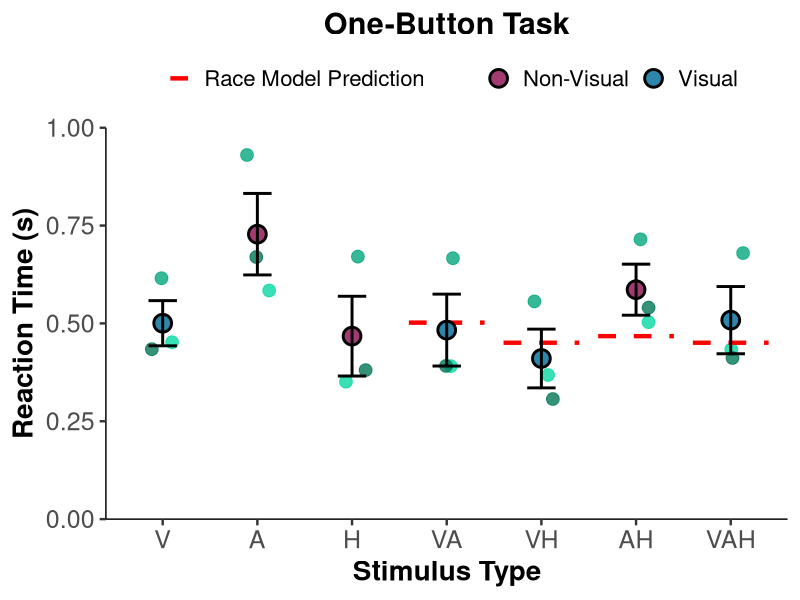
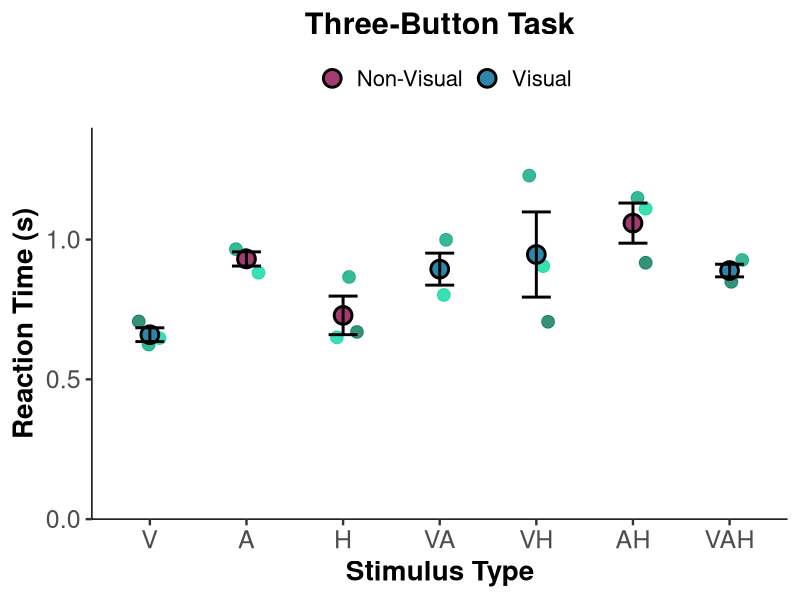
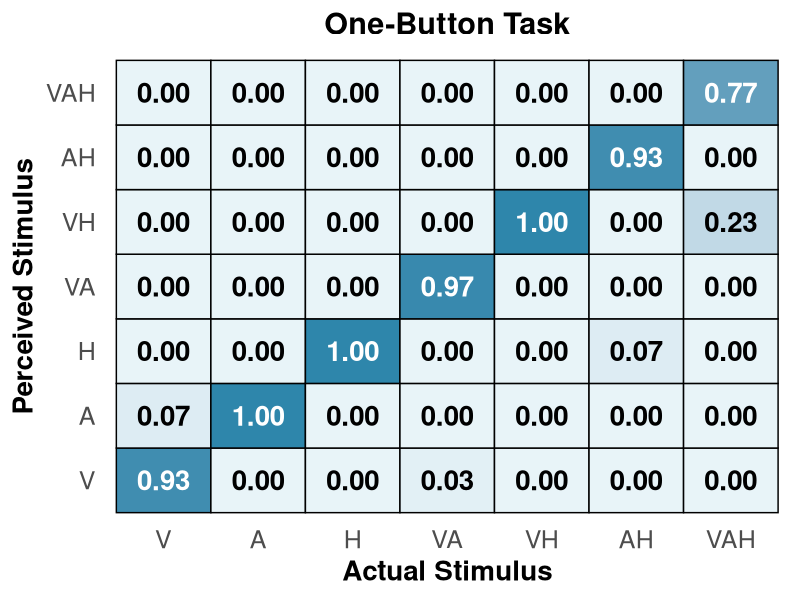
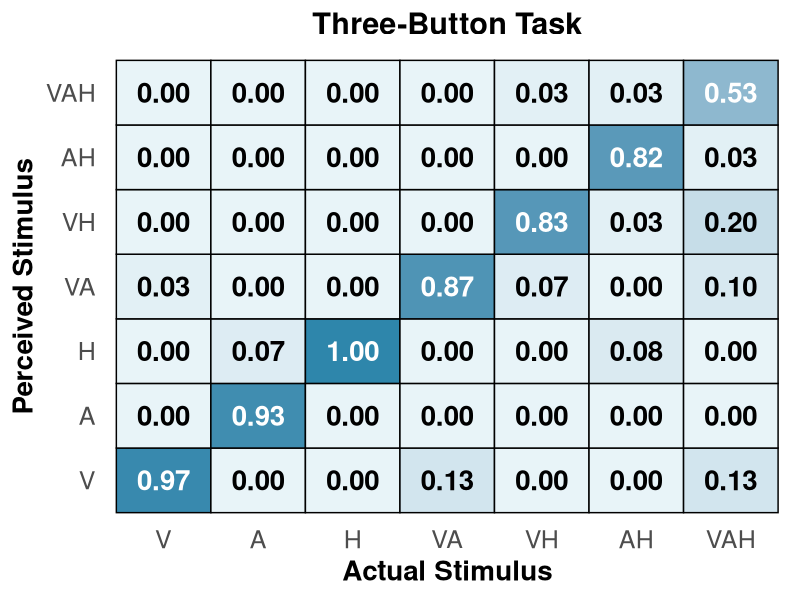

R code for these plots, in order:
# ============================================================================
# Create Figures with Statistical Tests - SUBJECT-LEVEL ANALYSIS
# Major Changes:
# - ALL means and SEMs calculated from SUBJECT-LEVEL averages (n=3)
# - ALL t-tests use subject-level data
# - Figures 1 & 2: Show individual subject dots with DIFFERENTIAL SHADING BY SUBJECT
# - Each subject has a distinct color for easy identification
# - ERROR BARS NOW MORE VISIBLE (width=0.4, linewidth=1)
# ============================================================================

# Load libraries
library(dplyr)
library(readr)
library(ggplot2)

# ============================================================================
# STEP 1: Load and Prepare Data
# ============================================================================

# Set your working directory
setwd("/Users/dylanpham/Documents/GitHub/Reaction-Time-App-Mohala-Lab-")

# Load one-button data
one_button_1 <- read_csv("one_button_reaction_data_1.csv") %>% mutate(Subject = "S1")
one_button_2 <- read_csv("one_button_reaction_data_2.csv") %>% mutate(Subject = "S2")
one_button_3 <- read_csv("one_button_reaction_data_3.csv") %>% mutate(Subject = "S3")

# Load three-button data
three_button_1 <- read_csv("three_button_reaction_data_1.csv") %>% mutate(Subject = "S1")
three_button_2 <- read_csv("three_button_reaction_data_2.csv") %>% mutate(Subject = "S2")
three_button_3 <- read_csv("three_button_reaction_data_3.csv") %>% mutate(Subject = "S3")

# Combine datasets
one_button <- bind_rows(one_button_1, one_button_2, one_button_3)
three_button <- bind_rows(three_button_1, three_button_2, three_button_3)

# Filter for correct responses only (for statistical tests)
one_correct <- one_button[one_button$FeltCorrectly == "YES", ]
three_correct <- three_button[three_button$FeltCorrectly == "YES", ]

cat("One-button total trials:", nrow(one_button), "\n")
cat("One-button correct trials:", nrow(one_correct), "\n")
cat("Three-button total trials:", nrow(three_button), "\n")
cat("Three-button correct trials:", nrow(three_correct), "\n")

# ============================================================================
# STEP 2: Calculate SUBJECT-LEVEL means (one value per subject per condition)
# ============================================================================

cat("\n", rep("=", 70), "\n", sep = "")
cat("CALCULATING SUBJECT-LEVEL MEANS\n")
cat(rep("=", 70), "\n\n", sep = "")

# ONE-BUTTON TASK: Subject-level means for ALL data
one_subject_means_all <- one_button %>%
  group_by(Subject, Stimulus) %>%
  summarise(
    mean_RT = mean(ReactionTime_seconds, na.rm = TRUE),
    .groups = 'drop'
  )

cat("ONE-BUTTON (ALL trials) - Subject-level means:\n")
print(one_subject_means_all)

# ONE-BUTTON TASK: Subject-level means for CORRECT data only
one_subject_means_correct <- one_correct %>%
  group_by(Subject, Stimulus) %>%
  summarise(
    mean_RT = mean(ReactionTime_seconds, na.rm = TRUE),
    .groups = 'drop'
  )

cat("\nONE-BUTTON (CORRECT only) - Subject-level means:\n")
print(one_subject_means_correct)

# THREE-BUTTON TASK: Subject-level means for ALL data
three_subject_means_all <- three_button %>%
  group_by(Subject, Stimulus) %>%
  summarise(
    mean_RT = mean(RT1_seconds, na.rm = TRUE),
    .groups = 'drop'
  )

cat("\nTHREE-BUTTON (ALL trials) - Subject-level means:\n")
print(three_subject_means_all)

# THREE-BUTTON TASK: Subject-level means for CORRECT data only
three_subject_means_correct <- three_correct %>%
  group_by(Subject, Stimulus) %>%
  summarise(
    mean_RT = mean(RT1_seconds, na.rm = TRUE),
    .groups = 'drop'
  )

cat("\nTHREE-BUTTON (CORRECT only) - Subject-level means:\n")
print(three_subject_means_correct)

# ============================================================================
# STEP 3: Calculate GRAND means and SEMs across subjects (n=3)
# ============================================================================

# Grand means for one-button (ALL data) - for figures
one_grand_summary_all <- one_subject_means_all %>%
  group_by(Stimulus) %>%
  summarise(
    n_subjects = n(),
    sd_RT = ifelse(n() >= 2, sd(mean_RT, na.rm = TRUE), 0),
    sem_RT = ifelse(n() >= 2, sd(mean_RT, na.rm = TRUE) / sqrt(n()), 0),
    mean_RT = mean(mean_RT, na.rm = TRUE),
    .groups = 'drop')

# Grand means for one-button (CORRECT data) - for statistics
one_grand_summary_correct <- one_subject_means_correct %>%
  group_by(Stimulus) %>%
  summarise(
    n_subjects = n(),
    mean_RT = mean(mean_RT, na.rm = TRUE),
    sd_RT = ifelse(n() >= 2, sd(mean_RT, na.rm = TRUE), 0),
    sem_RT = ifelse(n() >= 2, sd(mean_RT, na.rm = TRUE) / sqrt(n()), 0),
    .groups = 'drop'
  )

# Grand means for three-button (ALL data) - for figures
three_grand_summary_all <- three_subject_means_all %>%
  group_by(Stimulus) %>%
  summarise(
    n_subjects = n(),
    sd_RT = ifelse(n() >= 2, sd(mean_RT, na.rm = TRUE), 0),
    sem_RT = ifelse(n() >= 2, sd(mean_RT, na.rm = TRUE) / sqrt(n()), 0),
    mean_RT = mean(mean_RT, na.rm = TRUE),
    .groups = 'drop'
  )

# Grand means for three-button (CORRECT data) - for statistics
three_grand_summary_correct <- three_subject_means_correct %>%
  group_by(Stimulus) %>%
  summarise(
    n_subjects = n(),
    mean_RT = mean(mean_RT, na.rm = TRUE),
    sd_RT = ifelse(n() >= 2, sd(mean_RT, na.rm = TRUE), 0),
    sem_RT = ifelse(n() >= 2, sd(mean_RT, na.rm = TRUE) / sqrt(n()), 0),
    .groups = 'drop'
  )

cat("\n", rep("=", 70), "\n", sep = "")
cat("GRAND SUMMARY STATISTICS (calculated from subject means, n=3)\n")
cat(rep("=", 70), "\n\n", sep = "")

cat("ONE-BUTTON (ALL trials):\n")
print(one_grand_summary_all)

cat("\nONE-BUTTON (CORRECT only):\n")
print(one_grand_summary_correct)

cat("\nTHREE-BUTTON (ALL trials):\n")
print(three_grand_summary_all)

cat("\nTHREE-BUTTON (CORRECT only):\n")
print(three_grand_summary_correct)

# ============================================================================
# STEP 4: Calculate Race Model Predictions using SUBJECT-LEVEL means
# ============================================================================

cat("\n", rep("=", 70), "\n", sep = "")
cat("RACE MODEL ANALYSIS - ONE-BUTTON TASK (SUBJECT-LEVEL)\n")
cat(rep("=", 70), "\n\n", sep = "")

# Get unimodal subject-level means
V_subjects <- one_subject_means_correct %>% filter(Stimulus == "V") %>% pull(mean_RT)
A_subjects <- one_subject_means_correct %>% filter(Stimulus == "A") %>% pull(mean_RT)
H_subjects <- one_subject_means_correct %>% filter(Stimulus == "H") %>% pull(mean_RT)

# Calculate race model predictions for each subject
race_predictions_by_subject <- data.frame(
  Subject = c("S1", "S2", "S3"),
  V_mean = V_subjects,
  A_mean = A_subjects,
  H_mean = H_subjects,
  VA_race = pmin(V_subjects, A_subjects),
  VH_race = pmin(V_subjects, H_subjects),
  AH_race = pmin(A_subjects, H_subjects),
  VAH_race = pmin(V_subjects, A_subjects, H_subjects)
)

cat("Subject-level race model predictions:\n")
print(race_predictions_by_subject)

# Grand mean race predictions (average across subjects)
race_predictions <- data.frame(
  Stimulus = c("VA", "VH", "AH", "VAH"),
  RaceModel = c(
    mean(race_predictions_by_subject$VA_race),
    mean(race_predictions_by_subject$VH_race),
    mean(race_predictions_by_subject$AH_race),
    mean(race_predictions_by_subject$VAH_race)
  )
)

cat("\nGrand mean race model predictions:\n")
print(race_predictions)

# ============================================================================
# STEP 5: Statistical Tests using SUBJECT-LEVEL data (n=3)
# ============================================================================

cat("\n", rep("-", 70), "\n", sep = "")
cat("T-TESTS FOR RACE MODEL VIOLATIONS (One-Button Task, n=3 subjects)\n")
cat(rep("-", 70), "\n\n", sep = "")

# Function to perform t-test using subject-level data
test_race_model_subjects <- function(subject_means, stimulus_name, race_pred_vector) {
  # Get subject-level observed means for this condition
  obs_data <- subject_means %>% 
    filter(Stimulus == stimulus_name) %>% 
    pull(mean_RT)
  
  if (length(obs_data) < 2) {
    return(list(
      stimulus = stimulus_name,
      n = length(obs_data),
      observed_mean = mean(obs_data),
      race_pred = mean(race_pred_vector),
      violation = NA,
      t_stat = NA,
      df = NA,
      p_value = NA,
      cohens_d = NA
    ))
  }
  
  # Perform one-sample t-test against mean race prediction
  race_mean <- mean(race_pred_vector)
  test_result <- t.test(obs_data, mu = race_mean)
  
  # Calculate Cohen's d
  cohens_d <- (mean(obs_data) - race_mean) / sd(obs_data)
  
  # Calculate violation (positive = facilitation, negative = interference)
  violation <- race_mean - mean(obs_data)
  
  return(list(
    stimulus = stimulus_name,
    n = length(obs_data),
    observed_mean = mean(obs_data),
    race_pred = race_mean,
    violation = violation,
    t_stat = test_result$statistic,
    df = test_result$parameter,
    p_value = test_result$p.value,
    cohens_d = cohens_d
  ))
}

# Test each multimodal condition
results_one_button <- list()

results_one_button$VA <- test_race_model_subjects(
  one_subject_means_correct, "VA", race_predictions_by_subject$VA_race)
results_one_button$VH <- test_race_model_subjects(
  one_subject_means_correct, "VH", race_predictions_by_subject$VH_race)
results_one_button$AH <- test_race_model_subjects(
  one_subject_means_correct, "AH", race_predictions_by_subject$AH_race)
results_one_button$VAH <- test_race_model_subjects(
  one_subject_means_correct, "VAH", race_predictions_by_subject$VAH_race)

# Print results
for (result in results_one_button) {
  cat(sprintf("\n%s Condition:\n", result$stimulus))
  cat(sprintf("  Observed RT:     %.3f s (n=%d subjects)\n", result$observed_mean, result$n))
  cat(sprintf("  Race Prediction: %.3f s\n", result$race_pred))
  cat(sprintf("  Violation:       %+.0f ms ", result$violation * 1000))
  if (!is.na(result$violation)) {
    if (result$violation > 0) {
      cat("(FACILITATION)\n")
    } else {
      cat("(INTERFERENCE)\n")
    }
  } else {
    cat("\n")
  }
  
  if (!is.na(result$p_value)) {
    cat(sprintf("  t(%d) = %.2f, p = %.4f", result$df, result$t_stat, result$p_value))
    if (result$p_value < 0.001) {
      cat(" ***")
    } else if (result$p_value < 0.01) {
      cat(" **")
    } else if (result$p_value < 0.05) {
      cat(" *")
    }
    cat("\n")
    cat(sprintf("  Cohen's d = %.2f\n", result$cohens_d))
  }
}

# ============================================================================
# COLAVITA EFFECT ANALYSIS - ONE-BUTTON TASK (SUBJECT-LEVEL)
# ============================================================================

cat("\n", rep("-", 70), "\n", sep = "")
cat("COLAVITA VISUAL DOMINANCE EFFECT (One-Button Task, n=3 subjects)\n")
cat(rep("-", 70), "\n\n", sep = "")

# Calculate subject-level means for visual multimodal (VA, VH, VAH)
vis_multi_subject <- one_subject_means_correct %>%
  filter(Stimulus %in% c("VA", "VH", "VAH")) %>%
  group_by(Subject) %>%
  summarise(mean_RT = mean(mean_RT), .groups = 'drop') %>%
  pull(mean_RT)

# Calculate subject-level means for non-visual multimodal (AH)
nonvis_multi_subject <- one_subject_means_correct %>%
  filter(Stimulus == "AH") %>%
  pull(mean_RT)

cat(sprintf("Visual Multimodal (VA, VH, VAH):\n"))
cat(sprintf("  Mean RT: %.3f s (n=%d subjects)\n", mean(vis_multi_subject), length(vis_multi_subject)))
cat(sprintf("  SD:      %.3f s\n", sd(vis_multi_subject)))

cat(sprintf("\nNon-Visual Multimodal (AH):\n"))
cat(sprintf("  Mean RT: %.3f s (n=%d subjects)\n", mean(nonvis_multi_subject), length(nonvis_multi_subject)))
cat(sprintf("  SD:      %.3f s\n", sd(nonvis_multi_subject)))

# Independent samples t-test
colavita_test <- t.test(vis_multi_subject, nonvis_multi_subject)

# Cohen's d for independent samples
pooled_sd <- sqrt(((length(vis_multi_subject)-1)*var(vis_multi_subject) + 
                     (length(nonvis_multi_subject)-1)*var(nonvis_multi_subject)) / 
                    (length(vis_multi_subject)+length(nonvis_multi_subject)-2))
colavita_d <- (mean(vis_multi_subject) - mean(nonvis_multi_subject)) / pooled_sd

difference_ms <- (mean(nonvis_multi_subject) - mean(vis_multi_subject)) * 1000
percent_diff <- ((mean(nonvis_multi_subject) - mean(vis_multi_subject)) / mean(vis_multi_subject)) * 100

cat(sprintf("\nColavita Effect:\n"))
cat(sprintf("  Difference:  %.0f ms (%.1f%% faster)\n", difference_ms, percent_diff))
cat(sprintf("  t(%.1f) = %.2f, p = %.4f", colavita_test$parameter, 
            colavita_test$statistic, colavita_test$p.value))
if (colavita_test$p.value < 0.001) {
  cat(" ***")
} else if (colavita_test$p.value < 0.01) {
  cat(" **")
} else if (colavita_test$p.value < 0.05) {
  cat(" *")
}
cat("\n")
cat(sprintf("  Cohen's d = %.2f\n", colavita_d))

# ============================================================================
# THREE-BUTTON TASK STATISTICS (SUBJECT-LEVEL)
# ============================================================================

cat("\n", rep("=", 70), "\n", sep = "")
cat("RACE MODEL ANALYSIS - THREE-BUTTON TASK (SUBJECT-LEVEL)\n")
cat(rep("=", 70), "\n\n", sep = "")

# Get unimodal subject-level means
V_subjects_3 <- three_subject_means_correct %>% filter(Stimulus == "V") %>% pull(mean_RT)
A_subjects_3 <- three_subject_means_correct %>% filter(Stimulus == "A") %>% pull(mean_RT)
H_subjects_3 <- three_subject_means_correct %>% filter(Stimulus == "H") %>% pull(mean_RT)

# Calculate race model predictions for each subject
race_predictions_by_subject_3 <- data.frame(
  Subject = c("S1", "S2", "S3"),
  V_mean = V_subjects_3,
  A_mean = A_subjects_3,
  H_mean = H_subjects_3,
  VA_race = pmin(V_subjects_3, A_subjects_3),
  VH_race = pmin(V_subjects_3, H_subjects_3),
  AH_race = pmin(A_subjects_3, H_subjects_3),
  VAH_race = pmin(V_subjects_3, A_subjects_3, H_subjects_3)
)

cat("Subject-level race model predictions:\n")
print(race_predictions_by_subject_3)

# Grand mean race predictions
race_predictions_3 <- data.frame(
  Stimulus = c("VA", "VH", "AH", "VAH"),
  RaceModel = c(
    mean(race_predictions_by_subject_3$VA_race),
    mean(race_predictions_by_subject_3$VH_race),
    mean(race_predictions_by_subject_3$AH_race),
    mean(race_predictions_by_subject_3$VAH_race)
  )
)

cat("\nGrand mean race model predictions:\n")
print(race_predictions_3)

cat("\n", rep("-", 70), "\n", sep = "")
cat("T-TESTS FOR RACE MODEL VIOLATIONS (Three-Button Task, n=3 subjects)\n")
cat(rep("-", 70), "\n\n", sep = "")

# Test three-button task
results_three_button <- list()

results_three_button$VA <- test_race_model_subjects(
  three_subject_means_correct, "VA", race_predictions_by_subject_3$VA_race)
results_three_button$VH <- test_race_model_subjects(
  three_subject_means_correct, "VH", race_predictions_by_subject_3$VH_race)
results_three_button$AH <- test_race_model_subjects(
  three_subject_means_correct, "AH", race_predictions_by_subject_3$AH_race)
results_three_button$VAH <- test_race_model_subjects(
  three_subject_means_correct, "VAH", race_predictions_by_subject_3$VAH_race)

for (result in results_three_button) {
  cat(sprintf("\n%s Condition:\n", result$stimulus))
  cat(sprintf("  Observed RT:     %.3f s (n=%d subjects)\n", result$observed_mean, result$n))
  cat(sprintf("  Race Prediction: %.3f s\n", result$race_pred))
  cat(sprintf("  Violation:       %+.0f ms ", result$violation * 1000))
  if (!is.na(result$violation)) {
    if (result$violation > 0) {
      cat("(FACILITATION)\n")
    } else {
      cat("(INTERFERENCE)\n")
    }
  } else {
    cat("\n")
  }
  
  if (!is.na(result$p_value)) {
    cat(sprintf("  t(%d) = %.2f, p = %.4f", result$df, result$t_stat, result$p_value))
    if (result$p_value < 0.001) {
      cat(" ***")
    } else if (result$p_value < 0.01) {
      cat(" **")
    } else if (result$p_value < 0.05) {
      cat(" *")
    }
    cat("\n")
    cat(sprintf("  Cohen's d = %.2f\n", result$cohens_d))
  }
}

# Colavita effect - three-button (SUBJECT-LEVEL)
cat("\n", rep("-", 70), "\n", sep = "")
cat("COLAVITA VISUAL DOMINANCE EFFECT (Three-Button Task, n=3 subjects)\n")
cat(rep("-", 70), "\n\n", sep = "")

# Calculate subject-level means for visual multimodal
vis_multi_subject_3 <- three_subject_means_correct %>%
  filter(Stimulus %in% c("VA", "VH", "VAH")) %>%
  group_by(Subject) %>%
  summarise(mean_RT = mean(mean_RT), .groups = 'drop') %>%
  pull(mean_RT)

# Calculate subject-level means for non-visual multimodal
nonvis_multi_subject_3 <- three_subject_means_correct %>%
  filter(Stimulus == "AH") %>%
  pull(mean_RT)

cat(sprintf("Visual Multimodal (VA, VH, VAH):\n"))
cat(sprintf("  Mean RT: %.3f s (n=%d subjects)\n", mean(vis_multi_subject_3), length(vis_multi_subject_3)))
cat(sprintf("  SD:      %.3f s\n", sd(vis_multi_subject_3)))

cat(sprintf("\nNon-Visual Multimodal (AH):\n"))
cat(sprintf("  Mean RT: %.3f s (n=%d subjects)\n", mean(nonvis_multi_subject_3), length(nonvis_multi_subject_3)))
cat(sprintf("  SD:      %.3f s\n", sd(nonvis_multi_subject_3)))

colavita_test_3 <- t.test(vis_multi_subject_3, nonvis_multi_subject_3)

pooled_sd_3 <- sqrt(((length(vis_multi_subject_3)-1)*var(vis_multi_subject_3) + 
                       (length(nonvis_multi_subject_3)-1)*var(nonvis_multi_subject_3)) / 
                      (length(vis_multi_subject_3)+length(nonvis_multi_subject_3)-2))
colavita_d_3 <- (mean(vis_multi_subject_3) - mean(nonvis_multi_subject_3)) / pooled_sd_3

difference_ms_3 <- (mean(nonvis_multi_subject_3) - mean(vis_multi_subject_3)) * 1000
percent_diff_3 <- ((mean(nonvis_multi_subject_3) - mean(vis_multi_subject_3)) / mean(vis_multi_subject_3)) * 100

cat(sprintf("\nColavita Effect:\n"))
cat(sprintf("  Difference:  %.0f ms (%.1f%% faster)\n", difference_ms_3, percent_diff_3))
cat(sprintf("  t(%.1f) = %.2f, p = %.4f", colavita_test_3$parameter, 
            colavita_test_3$statistic, colavita_test_3$p.value))
if (colavita_test_3$p.value < 0.001) {
  cat(" ***")
} else if (colavita_test_3$p.value < 0.01) {
  cat(" **")
} else if (colavita_test_3$p.value < 0.05) {
  cat(" *")
}
cat("\n")
cat(sprintf("  Cohen's d = %.2f\n", colavita_d_3))

# ============================================================================
# FIGURE 1: ONE-BUTTON TASK with SUBJECT-SPECIFIC COLORS
# ============================================================================

cat("\n", rep("=", 70), "\n", sep = "")
cat("CREATING FIGURES WITH SUBJECT-SPECIFIC COLORS\n")
cat(rep("=", 70), "\n\n", sep = "")

# Define subject colors - distinct and visually appealing
subject_colors <- c("S1" = "#08d8a2",   
                    "S2" = "#06a77d",   
                    "S3" = "#047658")   

# Prepare data for plotting
one_grand_summary_all$visual_containing <- ifelse(grepl("V", one_grand_summary_all$Stimulus), 
                                                  "Visual", "Non-Visual")
one_grand_summary_all$Stimulus <- factor(one_grand_summary_all$Stimulus, 
                                         levels = c("V", "A", "H", "VA", "VH", "AH", "VAH"))
one_grand_summary_all <- merge(one_grand_summary_all, race_predictions, by = "Stimulus", all.x = TRUE)

# Prepare individual subject data
one_subject_means_all$Stimulus <- factor(one_subject_means_all$Stimulus, 
                                         levels = c("V", "A", "H", "VA", "VH", "AH", "VAH"))

# Prepare race model data
race_model_data_1 <- one_grand_summary_all[!is.na(one_grand_summary_all$RaceModel), ]
race_model_data_1$x_start <- as.numeric(race_model_data_1$Stimulus) - 0.4
race_model_data_1$x_end <- as.numeric(race_model_data_1$Stimulus) + 0.4

# Create Figure 1 with SUBJECT-SPECIFIC COLORS
fig1 <- ggplot(one_grand_summary_all, aes(x = Stimulus, y = mean_RT)) +
  # Individual subject points with DISTINCT COLORS
  geom_point(data = one_subject_means_all, 
             aes(x = Stimulus, y = mean_RT, color = Subject),
             size = 4, alpha = 0.8, show.legend = FALSE,
             position = position_jitter(width = 0.15, height = 0, seed = 42)) +
  # Race model predictions
  geom_segment(data = race_model_data_1,
               aes(x = x_start, xend = x_end, y = RaceModel, yend = RaceModel, 
                   linetype = "Race Model"),
               color = "red", linewidth = 1.5,
               inherit.aes = FALSE) +
  # Mean points (filled) - PLOTTED AFTER INDIVIDUAL POINTS
  geom_point(aes(fill = visual_containing), 
             size = 5, shape = 21, color = "black", stroke = 1.5) +
  # ERROR BARS - PLOTTED LAST SO THEY APPEAR ON TOP
  geom_errorbar(aes(ymin = mean_RT - sem_RT, ymax = mean_RT + sem_RT),
                width = 0.3, linewidth = 1, color = "black") +
  scale_color_manual(values = subject_colors,
                     name = "Subject",
                     labels = c("S1" = "S1", "S2" = "S2", "S3" = "S3")) +
  scale_fill_manual(values = c("Visual" = "#2E86AB", "Non-Visual" = "#A23B72"),
                    name = "",
                    labels = c("Non-Visual" = "Non-Visual", "Visual" = "Visual")) +
  scale_linetype_manual(values = c("Race Model" = "dashed"),
                        name = "",
                        labels = c("Race Model Prediction")) +
  scale_y_continuous(expand = c(0, 0), limits = c(0, 1.0)) +
  labs(
    title = "One-Button Task",
    x = "Stimulus Type",
    y = "Reaction Time (s)"
  ) +
  theme_classic(base_size = 18) +
  theme(
    plot.title = element_text(face = "bold", size = 22, hjust = 0.5),
    axis.title = element_text(face = "bold", size = 20),
    axis.text = element_text(size = 18),
    axis.text.x = element_text(size = 18),
    axis.text.y = element_text(size = 18),
    legend.position = "top",
    legend.text = element_text(size = 16),
    legend.title = element_text(size = 16, face = "bold"),
    axis.line = element_line(color = "black", linewidth = 0.5, linetype = 1))

ggsave("Figure1_OneButton_MeanRT_SubjectColors.png", fig1, width = 10, height = 6, dpi = 300)
cat("✓ Figure 1 saved: Figure1_OneButton_MeanRT_SubjectColors.png\n")

# ============================================================================
# FIGURE 2: THREE-BUTTON TASK with SUBJECT-SPECIFIC COLORS
# ============================================================================

# Prepare data for plotting
three_grand_summary_all$visual_containing <- ifelse(grepl("V", three_grand_summary_all$Stimulus), 
                                                    "Visual", "Non-Visual")
three_grand_summary_all$Stimulus <- factor(three_grand_summary_all$Stimulus, 
                                           levels = c("V", "A", "H", "VA", "VH", "AH", "VAH"))
three_grand_summary_all <- merge(three_grand_summary_all, race_predictions_3, by = "Stimulus", all.x = TRUE)

# Prepare individual subject data
three_subject_means_all$Stimulus <- factor(three_subject_means_all$Stimulus, 
                                           levels = c("V", "A", "H", "VA", "VH", "AH", "VAH"))

# Prepare race model data
race_model_data_3 <- three_grand_summary_all[!is.na(three_grand_summary_all$RaceModel), ]
race_model_data_3$x_start <- as.numeric(race_model_data_3$Stimulus) - 0.4
race_model_data_3$x_end <- as.numeric(race_model_data_3$Stimulus) + 0.4

# Create Figure 2 with SUBJECT-SPECIFIC COLORS
fig2 <- ggplot(three_grand_summary_all, aes(x = Stimulus, y = mean_RT)) +
  # Individual subject points with DISTINCT COLORS
  geom_point(data = three_subject_means_all, 
             aes(x = Stimulus, y = mean_RT, color = Subject),
             size = 4, alpha = 0.8, show.legend = FALSE,
             position = position_jitter(width = 0.15, height = 0, seed = 42)) +
  # Mean points (filled) - PLOTTED AFTER INDIVIDUAL POINTS
  geom_point(aes(fill = visual_containing), 
             size = 5, shape = 21, color = "black", stroke = 1.5) +
  # ERROR BARS - PLOTTED LAST SO THEY APPEAR ON TOP
  geom_errorbar(aes(ymin = mean_RT - sem_RT, ymax = mean_RT + sem_RT),
                width = 0.3, linewidth = 1, color = "black") +
  scale_color_manual(values = subject_colors,
                     name = "Subject",
                     labels = c("S1" = "S1", "S2" = "S2", "S3" = "S3")) +
  scale_fill_manual(values = c("Visual" = "#2E86AB", "Non-Visual" = "#A23B72"),
                    name = "",
                    labels = c("Non-Visual" = "Non-Visual", "Visual" = "Visual")) +
  scale_y_continuous(expand = c(0, 0), limits = c(0, 1.4)) +
  labs(
    title = "Three-Button Task",
    x = "Stimulus Type",
    y = "Reaction Time (s)"
  ) +
  theme_classic(base_size = 18) +
  theme(
    plot.title = element_text(face = "bold", size = 22, hjust = 0.5),
    axis.title = element_text(face = "bold", size = 20),
    axis.text = element_text(size = 18),
    axis.text.x = element_text(size = 18),
    axis.text.y = element_text(size = 18),
    legend.position = "top",
    legend.text = element_text(size = 16),
    legend.title = element_text(size = 16, face = "bold"),
    axis.line = element_line(color = "black", linewidth = 0.5, linetype = 1))

ggsave("Figure2_ThreeButton_MeanRT_SubjectColors.png", fig2, width = 10, height = 6, dpi = 300)
cat("✓ Figure 2 saved: Figure2_ThreeButton_MeanRT_SubjectColors.png\n")

# ============================================================================
# FIGURE 3 & 4: CONFUSION MATRICES (unchanged from original)
# ============================================================================

# Function to normalize stimulus order
normalize_stimulus <- function(stim) {
  if(is.null(stim) || length(stim) == 0) return(NA_character_)
  if(is.na(stim)) return(NA_character_)
  stim <- as.character(stim)
  if(stim == "" || nchar(stim) == 0) return(NA_character_)
  letters <- strsplit(stim, "")[[1]]
  order_map <- c("V" = 1, "A" = 2, "H" = 3)
  sorted_letters <- letters[order(sapply(letters, function(x) order_map[x]))]
  return(paste(sorted_letters, collapse = ""))
}

# FIGURE 3: One-button confusion matrix (SUBJECT-LEVEL)
cat("\n", rep("=", 70), "\n", sep = "")
cat("CREATING CONFUSION MATRIX FOR ONE-BUTTON TASK (SUBJECT-LEVEL)\n")
cat(rep("=", 70), "\n\n", sep = "")

felt_col <- "SelectedCues"
one_button_norm <- one_button %>%
  mutate(NormalizedResponse = sapply(!!sym(felt_col), normalize_stimulus))

# Calculate confusion matrix for EACH SUBJECT
confusion_one_by_subject <- one_button_norm %>%
  group_by(Subject, Stimulus, NormalizedResponse) %>%
  summarise(count = n(), .groups = 'drop') %>%
  rename(FeltStimulus = NormalizedResponse)

# Get totals for each subject and stimulus
totals_one_by_subject <- one_button_norm %>%
  group_by(Subject, Stimulus) %>%
  summarise(total = n(), .groups = 'drop')

# Calculate proportions for each subject
confusion_one_by_subject <- merge(confusion_one_by_subject, totals_one_by_subject, 
                                  by = c("Subject", "Stimulus"))
confusion_one_by_subject$proportion <- confusion_one_by_subject$count / confusion_one_by_subject$total

all_levels <- c("V", "A", "H", "VA", "VH", "AH", "VAH")
confusion_one_by_subject$Stimulus <- factor(confusion_one_by_subject$Stimulus, levels = all_levels)
confusion_one_by_subject$FeltStimulus <- factor(confusion_one_by_subject$FeltStimulus, levels = all_levels)

# Create complete grid for each subject
complete_grid_subjects <- expand.grid(
  Subject = unique(one_button$Subject),
  Stimulus = factor(all_levels, levels = all_levels),
  FeltStimulus = factor(all_levels, levels = all_levels)
)

# Merge with actual data, filling missing combinations with 0
confusion_one_complete_subjects <- merge(complete_grid_subjects, confusion_one_by_subject, 
                                         by = c("Subject", "Stimulus", "FeltStimulus"), all.x = TRUE)
confusion_one_complete_subjects$proportion[is.na(confusion_one_complete_subjects$proportion)] <- 0

cat("Subject-level confusion matrices (sample):\n")
print(head(confusion_one_complete_subjects, 20))

# Calculate GRAND MEAN proportions across subjects
confusion_one_grand <- confusion_one_complete_subjects %>%
  group_by(Stimulus, FeltStimulus) %>%
  summarise(
    mean_proportion = mean(proportion),
    sd_proportion = sd(proportion),
    sem_proportion = sd(proportion) / sqrt(n()),
    n_subjects = n(),
    .groups = 'drop'
  )

cat("\nGrand mean confusion matrix:\n")
print(confusion_one_grand)

fig3 <- ggplot(confusion_one_grand, aes(x = Stimulus, y = FeltStimulus, fill = mean_proportion)) +
  geom_tile(color = "black", linewidth = 0.5) +
  geom_text(aes(label = sprintf("%.2f", mean_proportion)), 
            color = ifelse(confusion_one_grand$mean_proportion > 0.5, "white", "black"), 
            size = 7, fontface = "bold") +
  scale_fill_gradient(low = "#E8F4F8", high = "#2E86AB", limits = c(0, 1),
                      name = "Proportion") +
  scale_x_discrete(drop = FALSE) +
  scale_y_discrete(drop = FALSE) +
  labs(
    title = "One-Button Task",
    x = "Actual Stimulus",
    y = "Perceived Stimulus"
  ) +
  theme_minimal(base_size = 18) +
  theme(
    plot.title = element_text(face = "bold", size = 22, hjust = 0.5),
    axis.title = element_text(face = "bold", size = 20),
    axis.text = element_text(size = 18),
    panel.grid = element_blank(),
    panel.background = element_rect(fill = "white", color = NA),
    plot.background = element_rect(fill = "white", color = NA),
    legend.position = "none"
  )

ggsave("Figure3_OneButton_ConfusionMatrix_SubjectLevel.png", fig3, width = 10, height = 8, dpi = 300)
cat("✓ Figure 3 saved: Figure3_OneButton_ConfusionMatrix_SubjectLevel.png\n")

# FIGURE 4: Three-button confusion matrix (SUBJECT-LEVEL)
cat("\n", rep("=", 70), "\n", sep = "")
cat("CREATING CONFUSION MATRIX FOR THREE-BUTTON TASK (SUBJECT-LEVEL)\n")
cat(rep("=", 70), "\n\n", sep = "")

felt_col_3 <- "KeysPressed"

map_keys_to_stimulus <- function(key_num) {
  if(is.na(key_num)) return(NA_character_)
  key_str <- as.character(key_num)
  key_str <- gsub("1", "V", key_str)
  key_str <- gsub("2", "A", key_str)
  key_str <- gsub("3", "H", key_str)
  return(key_str)
}

three_button_norm <- three_button %>%
  filter(!is.na(!!sym(felt_col_3))) %>%
  mutate(
    KeysPressed_mapped = sapply(!!sym(felt_col_3), map_keys_to_stimulus),
    NormalizedResponse = sapply(KeysPressed_mapped, normalize_stimulus)
  )

# Calculate confusion matrix for EACH SUBJECT
confusion_three_by_subject <- three_button_norm %>%
  group_by(Subject, Stimulus, NormalizedResponse) %>%
  summarise(count = n(), .groups = 'drop') %>%
  rename(FeltStimulus = NormalizedResponse)

# Get totals for each subject and stimulus
totals_three_by_subject <- three_button_norm %>%
  group_by(Subject, Stimulus) %>%
  summarise(total = n(), .groups = 'drop')

# Calculate proportions for each subject
confusion_three_by_subject <- merge(confusion_three_by_subject, totals_three_by_subject, 
                                    by = c("Subject", "Stimulus"))
confusion_three_by_subject$proportion <- confusion_three_by_subject$count / confusion_three_by_subject$total

confusion_three_by_subject$Stimulus <- factor(confusion_three_by_subject$Stimulus, levels = all_levels)
confusion_three_by_subject$FeltStimulus <- factor(confusion_three_by_subject$FeltStimulus, levels = all_levels)

# Create complete grid for each subject
complete_grid_subjects_3 <- expand.grid(
  Subject = unique(three_button$Subject),
  Stimulus = factor(all_levels, levels = all_levels),
  FeltStimulus = factor(all_levels, levels = all_levels)
)

# Merge with actual data, filling missing combinations with 0
confusion_three_complete_subjects <- merge(complete_grid_subjects_3, confusion_three_by_subject, 
                                           by = c("Subject", "Stimulus", "FeltStimulus"), all.x = TRUE)
confusion_three_complete_subjects$proportion[is.na(confusion_three_complete_subjects$proportion)] <- 0

cat("Subject-level confusion matrices (sample):\n")
print(head(confusion_three_complete_subjects, 20))

# Calculate GRAND MEAN proportions across subjects
confusion_three_grand <- confusion_three_complete_subjects %>%
  group_by(Stimulus, FeltStimulus) %>%
  summarise(
    mean_proportion = mean(proportion),
    sd_proportion = sd(proportion),
    sem_proportion = sd(proportion) / sqrt(n()),
    n_subjects = n(),
    .groups = 'drop'
  )

cat("\nGrand mean confusion matrix:\n")
print(confusion_three_grand)

fig4 <- ggplot(confusion_three_grand, aes(x = Stimulus, y = FeltStimulus, fill = mean_proportion)) +
  geom_tile(color = "black", linewidth = 0.5) +
  geom_text(aes(label = sprintf("%.2f", mean_proportion)), 
            color = ifelse(confusion_three_grand$mean_proportion > 0.5, "white", "black"), 
            size = 7, fontface = "bold") +
  scale_fill_gradient(low = "#E8F4F8", high = "#2E86AB", limits = c(0, 1),
                      name = "Proportion") +
  scale_x_discrete(drop = FALSE) +
  scale_y_discrete(drop = FALSE) +
  labs(
    title = "Three-Button Task",
    x = "Actual Stimulus",
    y = "Perceived Stimulus"
  ) +
  theme_minimal(base_size = 18) +
  theme(
    plot.title = element_text(face = "bold", size = 22, hjust = 0.5),
    axis.title = element_text(face = "bold", size = 20),
    axis.text = element_text(size = 18),
    panel.grid = element_blank(),
    panel.background = element_rect(fill = "white", color = NA),
    plot.background = element_rect(fill = "white", color = NA),
    legend.position = "none"
  )

ggsave("Figure4_ThreeButton_ConfusionMatrix_SubjectLevel.png", fig4, width = 10, height = 8, dpi = 300)
cat("✓ Figure 4 saved: Figure4_ThreeButton_ConfusionMatrix_SubjectLevel.png\n")

# ============================================================================
# ACCURACY STATISTICS (SUBJECT-LEVEL)
# ============================================================================

cat("\n", rep("=", 70), "\n", sep = "")
cat("ACCURACY STATISTICS (SUBJECT-LEVEL, n=3)\n")
cat(rep("=", 70), "\n\n", sep = "")

# Calculate subject-level accuracy for one-button task
one_accuracy_subjects <- one_button %>%
  group_by(Subject, Stimulus) %>%
  summarise(
    total_trials = n(),
    correct_trials = sum(FeltCorrectly == "YES"),
    accuracy_pct = (correct_trials / total_trials) * 100,
    .groups = 'drop'
  )

cat("ONE-BUTTON TASK - Subject-level accuracy:\n")
print(one_accuracy_subjects)

# Calculate grand mean accuracy across subjects
one_accuracy_grand <- one_accuracy_subjects %>%
  group_by(Stimulus) %>%
  summarise(
    n_subjects = n(),
    mean_accuracy = mean(accuracy_pct),
    sd_accuracy = sd(accuracy_pct),
    sem_accuracy = sd(accuracy_pct) / sqrt(n()),
    .groups = 'drop'
  )

cat("\nONE-BUTTON TASK - Grand mean accuracy (across subjects):\n")
print(one_accuracy_grand)

# Calculate subject-level accuracy for three-button task
three_accuracy_subjects <- three_button %>%
  group_by(Subject, Stimulus) %>%
  summarise(
    total_trials = n(),
    correct_trials = sum(FeltCorrectly == "YES"),
    accuracy_pct = (correct_trials / total_trials) * 100,
    .groups = 'drop'
  )

cat("\nTHREE-BUTTON TASK - Subject-level accuracy:\n")
print(three_accuracy_subjects)

# Calculate grand mean accuracy across subjects
three_accuracy_grand <- three_accuracy_subjects %>%
  group_by(Stimulus) %>%
  summarise(
    n_subjects = n(),
    mean_accuracy = mean(accuracy_pct),
    sd_accuracy = sd(accuracy_pct),
    sem_accuracy = sd(accuracy_pct) / sqrt(n()),
    .groups = 'drop'
  )

cat("\nTHREE-BUTTON TASK - Grand mean accuracy (across subjects):\n")
print(three_accuracy_grand)

# ============================================================================
# FINAL SUMMARY
# ============================================================================

cat("\n", rep("=", 70), "\n", sep = "")
cat("FINAL SUMMARY (SUBJECT-LEVEL ANALYSIS, n=3)\n")
cat(rep("=", 70), "\n\n", sep = "")

cat("ONE-BUTTON TASK (Detection):\n")
cat(sprintf("  Visual Multimodal:     %.3f ± %.3f s\n", 
            mean(vis_multi_subject), sd(vis_multi_subject)/sqrt(length(vis_multi_subject))))
cat(sprintf("  Non-Visual Multimodal: %.3f ± %.3f s\n", 
            mean(nonvis_multi_subject), sd(nonvis_multi_subject)/sqrt(length(nonvis_multi_subject))))
cat(sprintf("  Colavita Effect:       %.0f ms (%.1f%% faster), p = %.4f\n\n", 
            difference_ms, percent_diff, colavita_test$p.value))

cat("THREE-BUTTON TASK (Identification):\n")
cat(sprintf("  Visual Multimodal:     %.3f ± %.3f s\n", 
            mean(vis_multi_subject_3), sd(vis_multi_subject_3)/sqrt(length(vis_multi_subject_3))))
cat(sprintf("  Non-Visual Multimodal: %.3f ± %.3f s\n", 
            mean(nonvis_multi_subject_3), sd(nonvis_multi_subject_3)/sqrt(length(nonvis_multi_subject_3))))
cat(sprintf("  Colavita Effect:       %.0f ms (%.1f%% faster), p = %.4f\n\n", 
            difference_ms_3, percent_diff_3, colavita_test_3$p.value))

cat("=== ALL ANALYSIS COMPLETED WITH SUBJECT-LEVEL STATISTICS ===\n")
cat("\nKey Changes:\n")
cat("  1. All means/SEMs calculated from subject averages (n=3)\n")
cat("  2. All t-tests use subject-level data\n")
cat("  3. Figures 1 & 2 show SUBJECT-SPECIFIC COLORS:\n")
cat("     - Subject 1: RED (#E63946)\n")
cat("     - Subject 2: GREEN (#06A77D)\n")
cat("     - Subject 3: BLUE (#457B9D)\n")
cat("  4. Individual subject points are larger and color-coded\n")
cat("  5. Mean points remain filled by visual/non-visual condition\n")
cat("  6. Error bars visible on top of all points\n")
cat("  7. Legend shows both subject colors and condition fills\n")
cat("  8. Accuracy statistics calculated at subject level\n")
cat("  9. Confusion matrices show averaged proportions across subjects\n")
